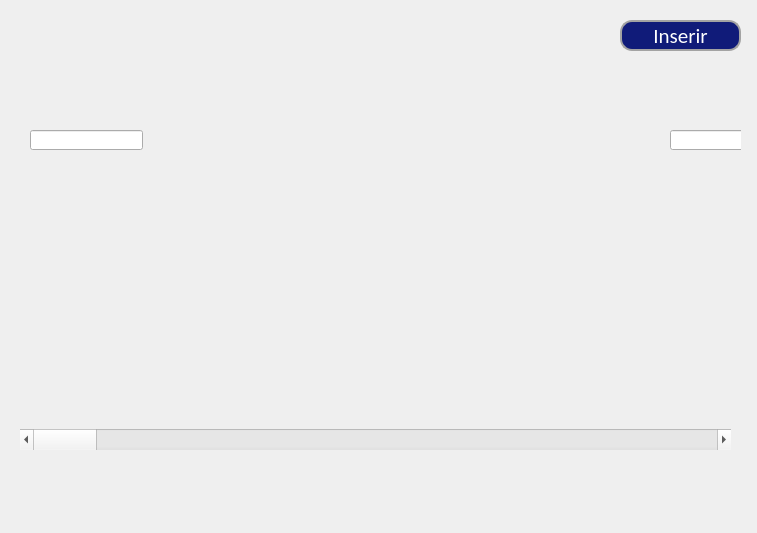
<?xml version="1.0" encoding="UTF-8"?>
<ui version="4.0">
 <class>Form</class>
 <widget class="QWidget" name="Form">
  <property name="geometry">
   <rect>
    <x>0</x>
    <y>0</y>
    <width>757</width>
    <height>533</height>
   </rect>
  </property>
  <property name="minimumSize">
   <size>
    <width>30</width>
    <height>30</height>
   </size>
  </property>
  <property name="windowTitle">
   <string>Form</string>
  </property>
  <property name="styleSheet">
   <string notr="true"/>
  </property>
  <widget class="QPushButton" name="pushButton">
   <property name="geometry">
    <rect>
     <x>620</x>
     <y>20</y>
     <width>121</width>
     <height>31</height>
    </rect>
   </property>
   <property name="font">
    <font>
     <family>Calibri</family>
     <pointsize>16</pointsize>
    </font>
   </property>
   <property name="cursor">
    <cursorShape>PointingHandCursor</cursorShape>
   </property>
   <property name="styleSheet">
    <string notr="true">QPushButton {
        border-radius: 12px;
        border: 2px solid gray;
        background-color: #101B79;
        color: white;
        border-color: #A3A3A3;
    }
    QPushButton:hover {
        background-color: #2E3E98; /* Cor de fundo ao passar o mouse */
    }
    QPushButton:pressed {
        border-style: inset; /* Efeito de profundidade ao ser pressionado */
    }</string>
   </property>
   <property name="text">
    <string>Inserir</string>
   </property>
  </widget>
  <widget class="QWidget" name="widget" native="true">
   <property name="geometry">
    <rect>
     <x>10</x>
     <y>70</y>
     <width>731</width>
     <height>381</height>
    </rect>
   </property>
   <widget class="QScrollBar" name="horizontalScrollBar">
    <property name="geometry">
     <rect>
      <x>10</x>
      <y>359</y>
      <width>711</width>
      <height>21</height>
     </rect>
    </property>
    <property name="orientation">
     <enum>Qt::Horizontal</enum>
    </property>
   </widget>
   <widget class="QLineEdit" name="lineEdit">
    <property name="geometry">
     <rect>
      <x>20</x>
      <y>60</y>
      <width>113</width>
      <height>20</height>
     </rect>
    </property>
   </widget>
   <widget class="QLineEdit" name="lineEdit_2">
    <property name="geometry">
     <rect>
      <x>660</x>
      <y>60</y>
      <width>113</width>
      <height>20</height>
     </rect>
    </property>
   </widget>
  </widget>
 </widget>
 <resources>
  <include location="../../../../../../Desktop/CloudLoad 2.0/Front_End/static/resource.qrc"/>
 </resources>
 <connections/>
</ui>
